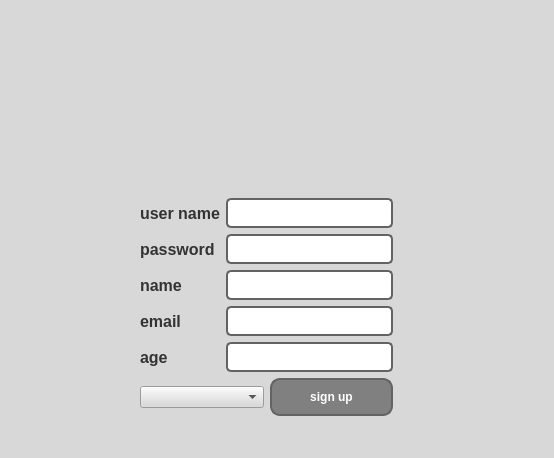
<?xml version="1.0" encoding="UTF-8"?>
<ui version="4.0">
 <class>signup</class>
 <widget class="QDialog" name="signup">
  <property name="geometry">
   <rect>
    <x>0</x>
    <y>0</y>
    <width>554</width>
    <height>458</height>
   </rect>
  </property>
  <property name="windowTitle">
   <string>Dialog</string>
  </property>
  <property name="styleSheet">
   <string notr="true">QWidget {
    background-color: #d8d8d8; /* Set your desired background color for the whole page */
}
</string>
  </property>
  <widget class="QWidget" name="">
   <property name="geometry">
    <rect>
     <x>140</x>
     <y>40</y>
     <width>253</width>
     <height>376</height>
    </rect>
   </property>
   <layout class="QVBoxLayout" name="verticalLayout_4">
    <item>
     <widget class="QLabel" name="label_4">
      <property name="text">
       <string/>
      </property>
      <property name="pixmap">
       <pixmap resource="accounts.qrc">:/icons/icons/icons8-sign-up-100.png</pixmap>
      </property>
     </widget>
    </item>
    <item>
     <layout class="QVBoxLayout" name="verticalLayout_3">
      <item>
       <layout class="QHBoxLayout" name="horizontalLayout">
        <item>
         <layout class="QVBoxLayout" name="verticalLayout_2">
          <item>
           <widget class="QLabel" name="label">
            <property name="styleSheet">
             <string notr="true">QLabel {
    font-family: Arial, sans-serif; /* Set your desired font family for labels */
    font-size: 12pt; /* Set your desired font size for labels */
    font-weight: bold; /* Set font weight to bold if desired */
    color: #333; /* Set your desired text color for labels */
}</string>
            </property>
            <property name="text">
             <string>user name</string>
            </property>
           </widget>
          </item>
          <item>
           <widget class="QLabel" name="label_6">
            <property name="styleSheet">
             <string notr="true">QLabel {
    font-family: Arial, sans-serif; /* Set your desired font family for labels */
    font-size: 12pt; /* Set your desired font size for labels */
    font-weight: bold; /* Set font weight to bold if desired */
    color: #333; /* Set your desired text color for labels */
}</string>
            </property>
            <property name="text">
             <string>password</string>
            </property>
           </widget>
          </item>
          <item>
           <widget class="QLabel" name="label_5">
            <property name="styleSheet">
             <string notr="true">QLabel {
    font-family: Arial, sans-serif; /* Set your desired font family for labels */
    font-size: 12pt; /* Set your desired font size for labels */
    font-weight: bold; /* Set font weight to bold if desired */
    color: #333; /* Set your desired text color for labels */
}</string>
            </property>
            <property name="text">
             <string>name</string>
            </property>
           </widget>
          </item>
          <item>
           <widget class="QLabel" name="label_3">
            <property name="styleSheet">
             <string notr="true">QLabel {
    font-family: Arial, sans-serif; /* Set your desired font family for labels */
    font-size: 12pt; /* Set your desired font size for labels */
    font-weight: bold; /* Set font weight to bold if desired */
    color: #333; /* Set your desired text color for labels */
}</string>
            </property>
            <property name="text">
             <string>email</string>
            </property>
           </widget>
          </item>
          <item>
           <widget class="QLabel" name="label_2">
            <property name="styleSheet">
             <string notr="true">QLabel {
    font-family: Arial, sans-serif; /* Set your desired font family for labels */
    font-size: 12pt; /* Set your desired font size for labels */
    font-weight: bold; /* Set font weight to bold if desired */
    color: #333; /* Set your desired text color for labels */
}</string>
            </property>
            <property name="text">
             <string>age</string>
            </property>
           </widget>
          </item>
         </layout>
        </item>
        <item>
         <layout class="QVBoxLayout" name="verticalLayout">
          <item>
           <widget class="QLineEdit" name="lineEdit_user_name">
            <property name="styleSheet">
             <string notr="true">QLineEdit {
    background-color: white; /* Set your desired background color for line edits */
    border: 2px solid #636363; /* Set your desired border color and thickness */
    border-radius: 5px; /* Adjust this value to control the curvature */
    padding: 5px; /* Set padding inside the line edits */
}

QLineEdit:hover {
    border: 2px solid #a0a0a0; /* Change border color on hover */
}

QLineEdit:focus {
    border: 2px solid #4CAF50; /* Change border color when line edit is focused */
}
</string>
            </property>
           </widget>
          </item>
          <item>
           <widget class="QLineEdit" name="lineEdit_password">
            <property name="styleSheet">
             <string notr="true">QLineEdit {
    background-color: white; /* Set your desired background color for line edits */
    border: 2px solid #636363; /* Set your desired border color and thickness */
    border-radius: 5px; /* Adjust this value to control the curvature */
    padding: 5px; /* Set padding inside the line edits */
}

QLineEdit:hover {
    border: 2px solid #a0a0a0; /* Change border color on hover */
}

QLineEdit:focus {
    border: 2px solid #4CAF50; /* Change border color when line edit is focused */
}
</string>
            </property>
           </widget>
          </item>
          <item>
           <widget class="QLineEdit" name="lineEdit_name">
            <property name="styleSheet">
             <string notr="true">QLineEdit {
    background-color: white; /* Set your desired background color for line edits */
    border: 2px solid #636363; /* Set your desired border color and thickness */
    border-radius: 5px; /* Adjust this value to control the curvature */
    padding: 5px; /* Set padding inside the line edits */
}

QLineEdit:hover {
    border: 2px solid #a0a0a0; /* Change border color on hover */
}

QLineEdit:focus {
    border: 2px solid #4CAF50; /* Change border color when line edit is focused */
}
</string>
            </property>
           </widget>
          </item>
          <item>
           <widget class="QLineEdit" name="lineEdit_email">
            <property name="styleSheet">
             <string notr="true">QLineEdit {
    background-color: white; /* Set your desired background color for line edits */
    border: 2px solid #636363; /* Set your desired border color and thickness */
    border-radius: 5px; /* Adjust this value to control the curvature */
    padding: 5px; /* Set padding inside the line edits */
}

QLineEdit:hover {
    border: 2px solid #a0a0a0; /* Change border color on hover */
}

QLineEdit:focus {
    border: 2px solid #4CAF50; /* Change border color when line edit is focused */
}
</string>
            </property>
           </widget>
          </item>
          <item>
           <widget class="QLineEdit" name="lineEdit_age">
            <property name="styleSheet">
             <string notr="true">QLineEdit {
    background-color: white; /* Set your desired background color for line edits */
    border: 2px solid #636363; /* Set your desired border color and thickness */
    border-radius: 5px; /* Adjust this value to control the curvature */
    padding: 5px; /* Set padding inside the line edits */
}

QLineEdit:hover {
    border: 2px solid #a0a0a0; /* Change border color on hover */
}

QLineEdit:focus {
    border: 2px solid #4CAF50; /* Change border color when line edit is focused */
}
</string>
            </property>
           </widget>
          </item>
         </layout>
        </item>
       </layout>
      </item>
      <item>
       <layout class="QHBoxLayout" name="horizontalLayout_2">
        <item>
         <widget class="QComboBox" name="comboBox_gender">
          <property name="styleSheet">
           <string notr="true">QPushButton {
    background-color: #808080; /* Set your desired gray background color */
    border: 2px solid #636363; /* Set your desired border color and thickness */
    color: white; /* Set the text color */
    padding: 10px 20px; /* Set padding around the text */
    font-weight: bold; /* Make the font bold */

    /* Set border-radius for curvature */
    border-radius: 10px; /* Adjust this value to control the curvature */

    /* Add a transition for a smooth animation */
    transition: background-color 0.3s, border 0.3s, transform 0.3s, box-shadow 0.3s;
}

/* Add a subtle box shadow for a classy look */
QPushButton:hover {
    box-shadow: 0 4px 8px rgba(0, 0, 0, 0.1); /* Adjust the values for the shadow effect */
}

/* Change button appearance on hover */
QPushButton:hover {
    background-color: #a0a0a0; /* Change background color on hover */
}

/* Change button appearance on press */
QPushButton:pressed {
    background-color: #7a7a7a; /* Change background color when pressed */
    border: 2px solid #636363; /* Change border color when pressed */
    transform: scale(0.95); /* Apply a scale transform when pressed */
    box-shadow: 0 2px 4px rgba(0, 0, 0, 0.1); /* Adjust the values for the shadow effect on press */
}
</string>
          </property>
         </widget>
        </item>
        <item>
         <widget class="QPushButton" name="pushButton">
          <property name="styleSheet">
           <string notr="true">QPushButton {
    background-color: #808080; /* Set your desired gray background color */
    border: 2px solid #636363; /* Set your desired border color and thickness */
    color: white; /* Set the text color */
    padding: 10px 20px; /* Set padding around the text */
    font-weight: bold; /* Make the font bold */

    /* Set border-radius for curvature */
    border-radius: 10px; /* Adjust this value to control the curvature */

    /* Add a transition for a smooth animation */
    transition: background-color 0.3s, border 0.3s, transform 0.3s, box-shadow 0.3s;
}

/* Add a subtle box shadow for a classy look */
QPushButton:hover {
    box-shadow: 0 4px 8px rgba(0, 0, 0, 0.1); /* Adjust the values for the shadow effect */
}

/* Change button appearance on hover */
QPushButton:hover {
    background-color: #a0a0a0; /* Change background color on hover */
}

/* Change button appearance on press */
QPushButton:pressed {
    background-color: #7a7a7a; /* Change background color when pressed */
    border: 2px solid #636363; /* Change border color when pressed */
    transform: scale(0.95); /* Apply a scale transform when pressed */
    box-shadow: 0 2px 4px rgba(0, 0, 0, 0.1); /* Adjust the values for the shadow effect on press */
}
</string>
          </property>
          <property name="text">
           <string>sign up</string>
          </property>
         </widget>
        </item>
       </layout>
      </item>
     </layout>
    </item>
   </layout>
  </widget>
 </widget>
 <resources>
  <include location="accounts.qrc"/>
 </resources>
 <connections/>
</ui>
